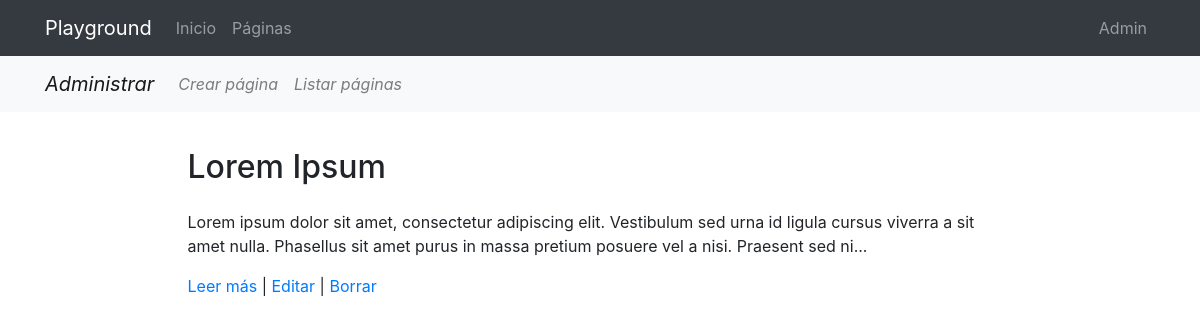
/pages/ (signed in), run on an earlier commit of the app's database.
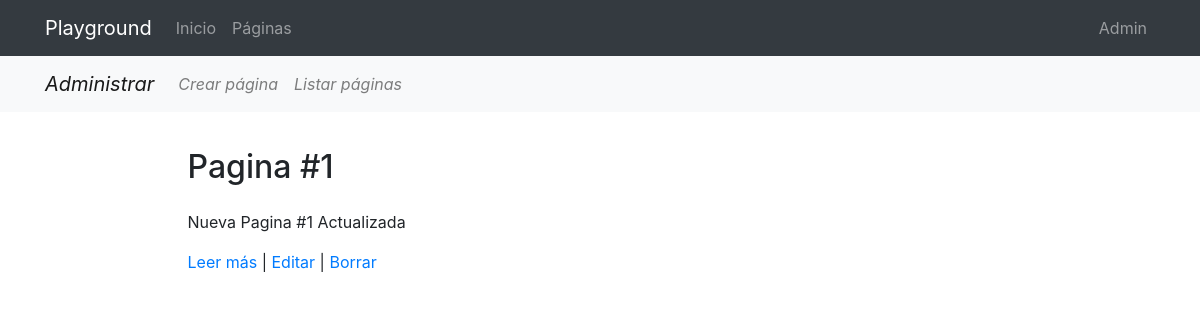
And on a later commit of the database.
### pages/models.py (models this page shows, shortened)
class Page(models.Model):
    title = models.CharField(verbose_name="Título", max_length=200)
    content = RichTextField(verbose_name="Contenido")
    order = models.SmallIntegerField(verbose_name="Orden", default=0)
    created = models.DateTimeField(auto_now_add=True, verbose_name="Fecha de creación")
    updated = models.DateTimeField(auto_now=True, verbose_name="Fecha de edición")
    class Meta:
        verbose_name = "página"
        verbose_name_plural = "páginas"
        ordering = ['order', 'title']

### pages/views.py (the view)
# urls.py: path('', PageListView.as_view(), name='pages'),
class PageListView(ListView):
    model = Page

### pages/templates/pages/page_list.html (shortened to what this page needs)
{% extends 'core/base.html' %}
{% load static %}
{% block content %}
{% include 'pages/includes/pages_menu.html' %}
<main role="main"></main>
  <div class="container mb-4">
    {% for page in page_list|dictsort:"id" reversed %}
      <div class="row mt-3">
        <div class="col-md-9 mx-auto">
          <h2 class="mb-4">{{page.title}}</h2>
          <div>
            <p>{{page.content|striptags|safe|truncatechars:"200"}}</p>
            <p><a href="{% url 'pages:page' page.id page.title|slugify %}">Leer más</a>
              {% if request.user.is_staff %}
                | <a href="{% url 'pages:update' page.id %}">Editar</a>
                | <a href="{% url 'pages:delete' page.id %}">Borrar</a>
              {% endif %}
            </p>
          </div>
        </div>
      </div>
    {% endfor %}
  </div>
{% endblock %}

### core/templates/core/base.html (shortened to what this page needs)
<!DOCTYPE html>
<html lang="es">
  <head>
    {% load static %}
    <link href="{% static 'core/vendor/bootstrap/css/bootstrap.min.css' %}" rel="stylesheet">
    <link href="{% static 'core/vendor/font-awesome/css/font-awesome.min.css' %}" rel="stylesheet" type="text/css">
    <link href="{% static 'core/css/main.css' %}" rel="stylesheet">
  </head>
  <body>
    <body>
      <nav class="navbar navbar-expand-lg navbar-dark bg-dark">
        <div class="container">
          <a class="navbar-brand" href="{% url 'home' %}">Playground</a>
          <div class="collapse navbar-collapse" id="ned">
            <ul class="navbar-nav mr-auto">
              <li class="nav-item">
                <a class="nav-link" href="{% url 'home' %}">Inicio</a>
              </li>
              <li class="nav-item">
                <a class="nav-link" href="{% url 'pages:pages' %}">Páginas</a>
              </li>
            </ul>
            <ul class="navbar-nav">
              <li class="nav-item">
                <a class="nav-link" href="/admin/">
                  {% if request.user.is_staff %}Admin{% else %}Acceder{% endif %}
                </a>
              </li>
            </ul>
          </div>
        </div>
      </nav>
      {% block content %}{% endblock %}
  </body>
</html>

### pages/templates/pages/includes/pages_menu.html (shortened to what this page needs)
{% if request.user.is_staff %}
<nav class="navbar navbar-expand-lg navbar-light bg-light">
  <div class="container">
    <span class="navbar-brand" href="#"><i>Administrar</i></span>
    <div class="collapse navbar-collapse" id="nep">
      <ul class="navbar-nav mr-auto">
        <li class="nav-item">
          <a class="nav-link" href="{% url 'pages:create' %}"><i>Crear página</i></a>
        </li>
        <li class="nav-item">
          <a class="nav-link" href="{% url 'pages:pages' %}"><i>Listar páginas</i></a>
        </li>
      </ul>
    </div>
  </div>
</nav>
{% endif %}

### core/static/core/css/main.css (style rules this page uses)
main { padding-top: 20px; }
:root { --jumbotron-padding-y: 3rem; }

What changed in the data, as far as the page shows it:
removed Page: title "Lorem Ipsum", content "Lorem ipsum dolor sit amet, consectetur adipiscing elit. Vestibulum sed urna id ligula cursus viverra a sit amet nulla. Phasellus sit amet purus in massa pretium posuere vel a nisi. Praesent sed ni..."
added Page: title "Pagina #1", content "Nueva Pagina #1 Actualizada"
